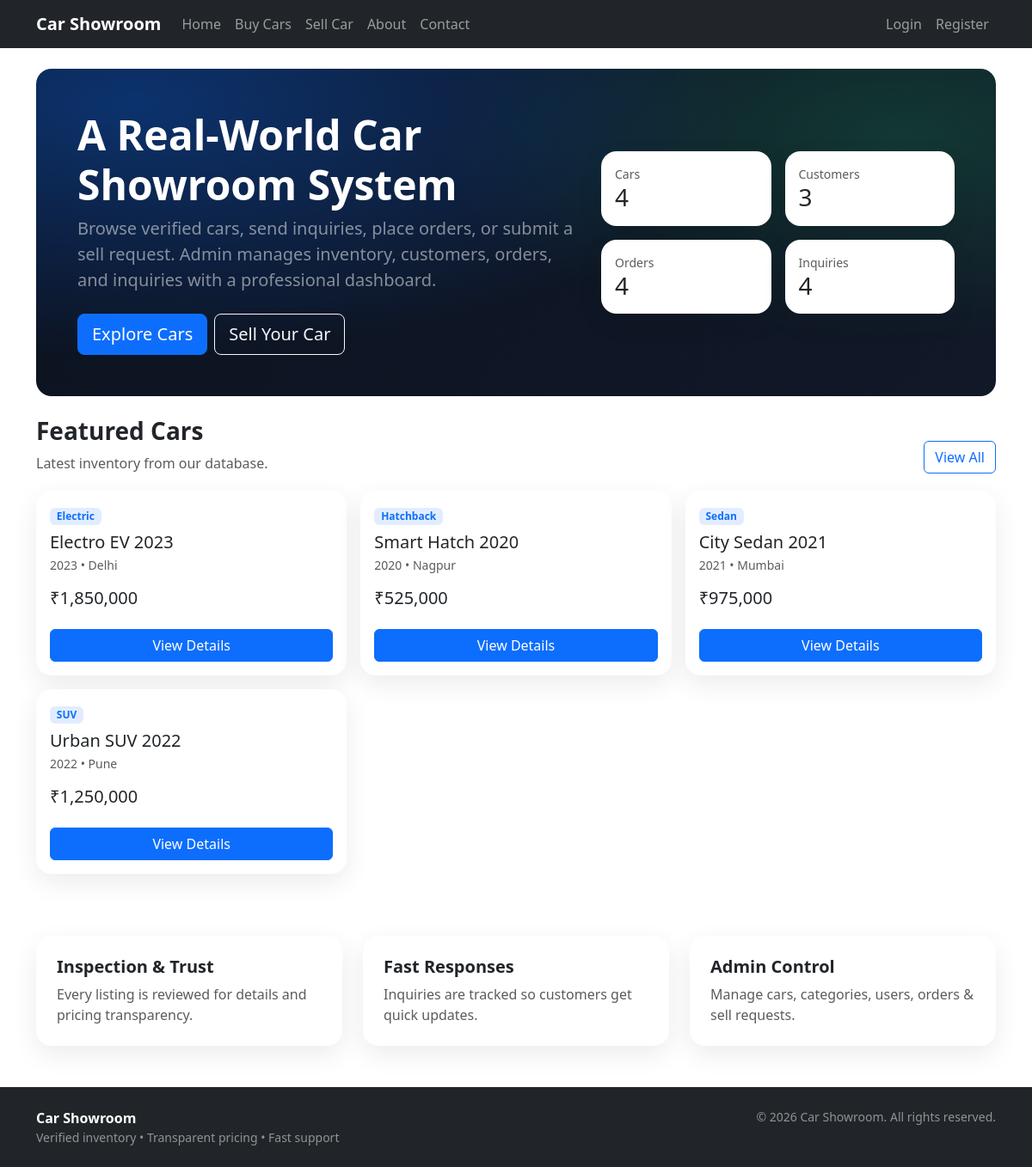
The page / on the database its author committed.
### tables this page shows
CREATE TABLE cars (
  id INT AUTO_INCREMENT PRIMARY KEY,
  category_id INT NULL,
  title VARCHAR(150) NOT NULL,
  brand VARCHAR(100) NOT NULL,
  model VARCHAR(100) NOT NULL,
  car_year INT NOT NULL,
  fuel VARCHAR(50) NOT NULL,
  transmission VARCHAR(50) NOT NULL,
  price DECIMAL(12,2) NOT NULL,
  mileage_km INT NOT NULL DEFAULT 0,
  location VARCHAR(100) NOT NULL,
  description TEXT NULL,
  status VARCHAR(50) NOT NULL DEFAULT 'Published',
  created_at TIMESTAMP NOT NULL DEFAULT CURRENT_TIMESTAMP,
  CONSTRAINT fk_car_cat FOREIGN KEY (category_id) REFERENCES categories(id)
);

CREATE TABLE categories (
  id INT AUTO_INCREMENT PRIMARY KEY,
  name VARCHAR(100) NOT NULL,
  slug VARCHAR(100) NOT NULL,
  is_active TINYINT(1) NOT NULL DEFAULT 1
);

### app/init.php (called while the page is built, shortened)
<?php
function db(){
  static $m = null;
  if ($m) return $m;
  $m = @new mysqli(DB_HOST, DB_USER, DB_PASS, DB_NAME, (int)DB_PORT);
  $m->set_charset('utf8mb4');
  return $m;
}
function esc($s){ return htmlspecialchars((string)$s, ENT_QUOTES, 'UTF-8'); }
function current_user(){ return isset($_SESSION['user']) ? $_SESSION['user'] : null; }

### index.php (the view)
<?php require_once __DIR__ . '/includes/head.php'; ?>
<?php require_once __DIR__ . '/includes/navbar.php'; ?>
<?php
$kpi=array('cars'=>0,'customers'=>0,'orders'=>0,'inquiries'=>0);
$r=db()->query("SELECT COUNT(*) c FROM cars"); if($r) $kpi['cars']=(int)$r->fetch_assoc()['c'];
$r=db()->query("SELECT COUNT(*) c FROM users WHERE role='Customer'"); if($r) $kpi['customers']=(int)$r->fetch_assoc()['c'];
$r=db()->query("SELECT COUNT(*) c FROM orders"); if($r) $kpi['orders']=(int)$r->fetch_assoc()['c'];
$r=db()->query("SELECT COUNT(*) c FROM inquiries"); if($r) $kpi['inquiries']=(int)$r->fetch_assoc()['c'];
$cars=array();
$r=db()->query("SELECT c.id,c.title,c.price,c.location,c.car_year,cat.name category
               FROM cars c LEFT JOIN categories cat ON cat.id=c.category_id
               WHERE c.status='Published' ORDER BY c.id DESC LIMIT 6");
if($r){ while($row=$r->fetch_assoc()) $cars[]=$row; }
?>
<div class="container my-4">
  <div class="hero p-4 p-md-5">
    <div class="row align-items-center g-4">
      <div class="col-lg-7">
        <h1 class="display-5 fw-bold">A Real-World Car Showroom System</h1>
        <p class="lead text-white-50 mb-4">
          Browse verified cars, send inquiries, place orders, or submit a sell request.
          Admin manages inventory, customers, orders, and inquiries with a professional dashboard.
        </p>
        <div class="d-flex gap-2 flex-wrap">
          <a class="btn btn-primary btn-lg" href="<?php echo BASE_URL; ?>user/buy_cars.php">Explore Cars</a>
          <a class="btn btn-outline-light btn-lg" href="<?php echo BASE_URL; ?>user/sell_car.php">Sell Your Car</a>
        </div>
      </div>
      <div class="col-lg-5">
        <div class="row g-3">
          <div class="col-6"><div class="card card-soft p-3"><div class="small text-muted">Cars</div><div class="h3 mb-0"><?php echo $kpi['cars']; ?></div></div></div>
          <div class="col-6"><div class="card card-soft p-3"><div class="small text-muted">Customers</div><div class="h3 mb-0"><?php echo $kpi['customers']; ?></div></div></div>
          <div class="col-6"><div class="card card-soft p-3"><div class="small text-muted">Orders</div><div class="h3 mb-0"><?php echo $kpi['orders']; ?></div></div></div>
          <div class="col-6"><div class="card card-soft p-3"><div class="small text-muted">Inquiries</div><div class="h3 mb-0"><?php echo $kpi['inquiries']; ?></div></div></div>
        </div>
      </div>
    </div>
  </div>
  <div class="row align-items-end mt-4">
    <div class="col-lg-8">
      <h3 class="fw-bold">Featured Cars</h3>
      <p class="text-muted mb-0">Latest inventory from our database.</p>
    </div>
    <div class="col-lg-4 text-lg-end">
      <a class="btn btn-outline-primary" href="<?php echo BASE_URL; ?>user/buy_cars.php">View All</a>
    </div>
  </div>
  <div class="row g-3 mt-1">
    <?php foreach($cars as $c): ?>
      <div class="col-md-6 col-lg-4">
        <div class="card card-soft h-100">
          <div class="card-body">
            <span class="badge badge-soft"><?php echo esc($c['category'] ?: 'Car'); ?></span>
            <h5 class="mt-2 mb-1"><?php echo esc($c['title']); ?></h5>
            <div class="text-muted small"><?php echo (int)$c['car_year']; ?> • <?php echo esc($c['location']); ?></div>
            <div class="h5 mt-3">₹<?php echo number_format((float)$c['price']); ?></div>
            <a class="btn btn-primary w-100 mt-3" href="<?php echo BASE_URL; ?>user/car_details.php?id=<?php echo (int)$c['id']; ?>">View Details</a>
          </div>
        </div>
      </div>
    <?php endforeach; ?>
  </div>
  <div class="row g-4 mt-5">
    <div class="col-md-4"><div class="card card-soft p-4 h-100"><h5 class="fw-bold">Inspection & Trust</h5><p class="text-muted mb-0">Every listing is reviewed for details and pricing transparency.</p></div></div>
    <div class="col-md-4"><div class="card card-soft p-4 h-100"><h5 class="fw-bold">Fast Responses</h5><p class="text-muted mb-0">Inquiries are tracked so customers get quick updates.</p></div></div>
    <div class="col-md-4"><div class="card card-soft p-4 h-100"><h5 class="fw-bold">Admin Control</h5><p class="text-muted mb-0">Manage cars, categories, users, orders & sell requests.</p></div></div>
  </div>
</div>
<?php require_once __DIR__ . '/includes/footer.php'; ?>

### includes/head.php (shortened to what this page needs)
<?php require_once __DIR__ . '/../app/init.php'; ?>
<!doctype html>
<html lang="en">
<head>
  <link href="https://cdn.jsdelivr.net/npm/bootstrap@5.3.3/dist/css/bootstrap.min.css" rel="stylesheet">
  <link href="<?php echo BASE_URL; ?>assets/css/style.css" rel="stylesheet">
</head>
<body>

### includes/navbar.php (shortened to what this page needs)
<?php $u=current_user(); ?>
<nav class="navbar navbar-expand-lg navbar-dark bg-dark">
  <div class="container">
    <a class="navbar-brand fw-bold" href="<?php echo BASE_URL; ?>">Car Showroom</a>
    <div class="collapse navbar-collapse" id="nav">
      <ul class="navbar-nav me-auto">
        <li class="nav-item"><a class="nav-link" href="<?php echo BASE_URL; ?>">Home</a></li>
        <li class="nav-item"><a class="nav-link" href="<?php echo BASE_URL; ?>user/buy_cars.php">Buy Cars</a></li>
        <li class="nav-item"><a class="nav-link" href="<?php echo BASE_URL; ?>user/sell_car.php">Sell Car</a></li>
        <li class="nav-item"><a class="nav-link" href="<?php echo BASE_URL; ?>about.php">About</a></li>
        <li class="nav-item"><a class="nav-link" href="<?php echo BASE_URL; ?>contact.php">Contact</a></li>
      </ul>
      <ul class="navbar-nav ms-auto">
        <?php if ($u): ?>
          <li class="nav-item"><span class="navbar-text text-white-50 me-2">Hi, <?php echo esc($u['full_name']); ?></span></li>
          <li class="nav-item"><a class="nav-link" href="<?php echo BASE_URL; ?>user/logout.php">Logout</a></li>
        <?php else: ?>
          <li class="nav-item"><a class="nav-link" href="<?php echo BASE_URL; ?>user/login.php">Login</a></li>
          <li class="nav-item"><a class="nav-link" href="<?php echo BASE_URL; ?>user/register.php">Register</a></li>
        <?php endif; ?>
      </ul>
    </div>
  </div>
</nav>

### includes/footer.php (shortened to what this page needs)
<footer class="bg-dark text-white-50 mt-5">
  <div class="container py-4">
    <div class="row g-3">
      <div class="col-md-6">
        <div class="fw-bold text-white">Car Showroom</div>
        <div class="small">Verified inventory • Transparent pricing • Fast support</div>
      </div>
      <div class="col-md-6 text-md-end small">
        © <?php echo date('Y'); ?> Car Showroom. All rights reserved.
      </div>
    </div>
  </div>
</footer>
</body>
</html>

### assets/css/style.css (style rules this page uses)
.hero { background: radial-gradient(1200px 500px at 10% 10%, rgba(13,110,253,.35), transparent 60%), radial-gradient(900px 400px at 90% 20%, rgba(25,135,84,.30), transparent 60%), linear-gradient(135deg, #0b1220, #111827); color:#fff; border-radius:18px; }
.card-soft { border:0; border-radius:18px; box-shadow:0 10px 30px rgba(0,0,0,.08); }
.badge-soft { background:rgba(13,110,253,.12); color:#0d6efd; }

### rows shown on the page
cars: category.name "Electric", title "Electro EV 2023", car_year "2023", location "Delhi", price "1,850,000"
cars: category.name "Hatchback", title "Smart Hatch 2020", car_year "2020", location "Nagpur", price "525,000"
cars: category.name "Sedan", title "City Sedan 2021", car_year "2021", location "Mumbai", price "975,000"
cars: category.name "SUV", title "Urban SUV 2022", car_year "2022", location "Pune", price "1,250,000"

### other values the page prints
$kpi['cars'] "4"
$kpi['customers'] "3"
$kpi['orders'] "4"
$kpi['inquiries'] "4"
